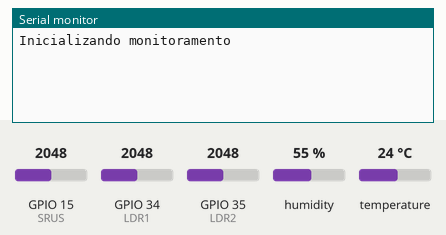
This sketch was run on a simulated ESP32. Parts: the last lines printed to the serial monitor. The inputs (shaded band) are chosen by the test bench; at power-on: humidity 55 %, GPIO 15 (SRUS) = 2048, GPIO 34 (LDR1) = 2048, GPIO 35 (LDR2) = 2048, temperature 24 °C.

Above: at 1.2 s.
1.3 s: humidity set to 22 %
At 3.6 s:
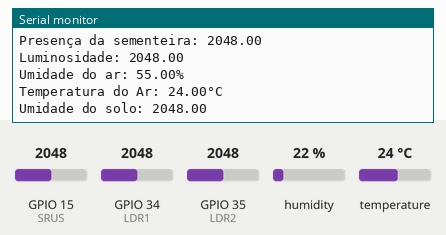
4.1 s: GPIO 15 (SRUS) set to 2866
5.6 s: GPIO 34 (LDR1) set to 2866
At 5.6 s:
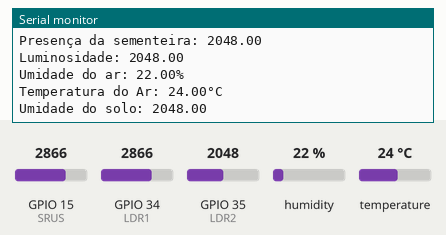
7.1 s: GPIO 35 (LDR2) set to 2866
At 8.5 s:
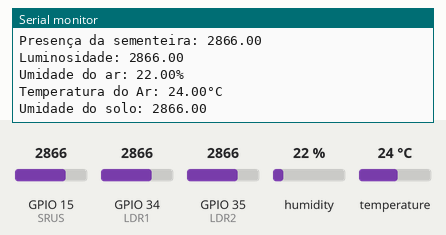

Measured:
- after the input at 7.1 s, the serial monitor: prints a new line after 1.1 s (image 3)

The sketch:

Filtro_FSM_Sensores.ino
```cpp
#include "DHT.h"
#define DHTPIN 4
#define DHTTYPE DHT22
DHT dht(DHTPIN, DHTTYPE);
const int SRUS = 15;
const int LDR1 = 34;
const int LDR2 = 35;
const int Amostras = 500;
float umidade;
float temperatura_ar;
float umidade_ar;
float luminosidade;
float presenca_sementeira;
float A_umidade;
float A_temperatura_ar;
float A_umidade_ar;
float A_luminosidade;
float A_presenca_sementeira;

void setup() {
  Serial.begin(9600);
  Serial.println(F("Inicializando monitoramento"));
  dht.begin();
}

void loop() {
   float h = dht.readHumidity();
   float t = dht.readTemperature();

    umidade = 0;
    for (int i = 0; i <Amostras; i++)
    {
      umidade = umidade + analogRead(SRUS);
      delay(1);
    }
    umidade = umidade / Amostras;

    temperatura_ar = 0;
    for (int j = 0; j <Amostras; j++)
    {
      temperatura_ar = temperatura_ar + t;
      delay(1);
    }
    temperatura_ar = temperatura_ar / Amostras;

    umidade_ar = 0;
    for (int k = 0; k <Amostras; k++)
    {
      umidade_ar = umidade_ar + h;
      delay(1);
    }
    umidade_ar = umidade_ar / Amostras;

    luminosidade = 0;
    for (int l = 0; l <Amostras; l++)
    {
      luminosidade = luminosidade + analogRead(LDR1);
      delay(1);
    }
    luminosidade = luminosidade / Amostras;

    presenca_sementeira = 0;
    for (int m = 0; m <Amostras; m++)
    {
      presenca_sementeira = presenca_sementeira + analogRead(LDR2);
      delay(1);
    }
    presenca_sementeira = presenca_sementeira / Amostras;

    if(umidade!=A_umidade||temperatura_ar!=A_temperatura_ar||umidade_ar!=A_umidade_ar||luminosidade!=A_luminosidade||presenca_sementeira!=A_presenca_sementeira){
      A_umidade=umidade;
      A_temperatura_ar=temperatura_ar;
      A_umidade_ar=umidade_ar;
      A_luminosidade=int(luminosidade);
      A_presenca_sementeira=presenca_sementeira;
       // presenca_sementeira = (presenca_sementeira*0.1075268817204);
      Serial.print("Presença da sementeira: ");
      Serial.println(presenca_sementeira);
      // luminosidade = (luminosidade*0.1075268817204);
      Serial.print("Luminosidade: ");
      Serial.println(luminosidade);
      //umidade_ar = (umidade_ar*0.1075268817204);
      Serial.print("Umidade do ar: ");
      Serial.print(umidade_ar);
      Serial.println("%");
      // temperatura_ar = (temperatura_ar*0.1075268817204);
      Serial.print("Temperatura do Ar: ");
      Serial.print(temperatura_ar);
      Serial.println("°C");
      //   umidade = (umidade*0.1075268817204);
      Serial.print("Umidade do solo: ");
      Serial.println(umidade);
    }
  }
```
